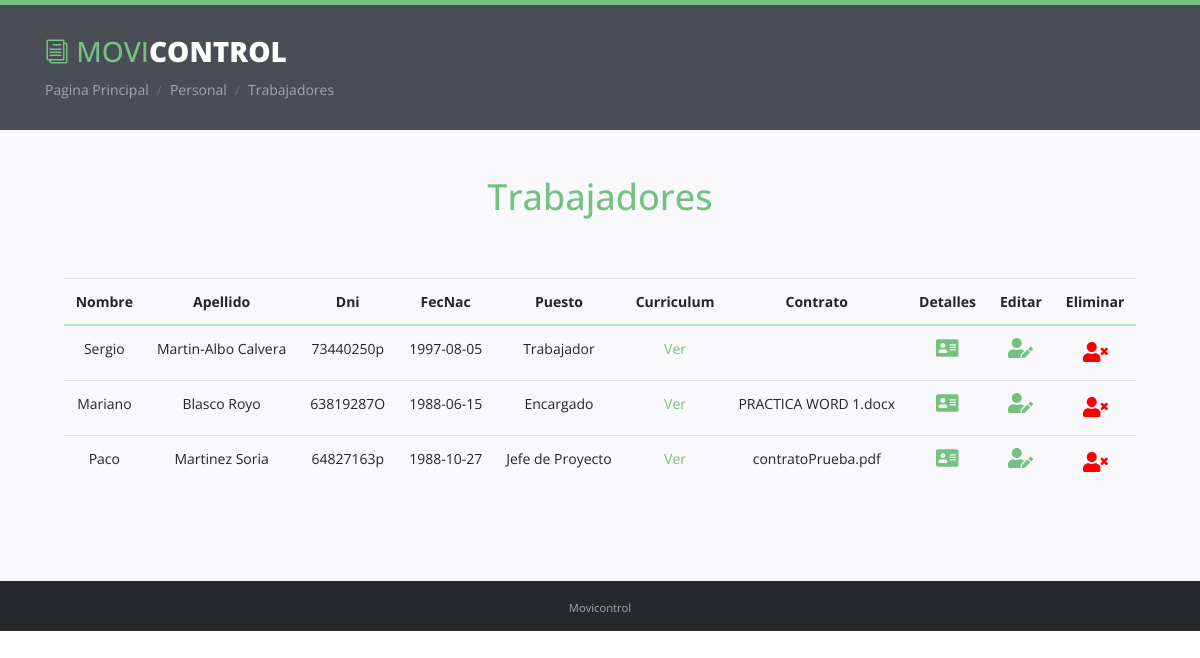
The app's page /Personal/verTrabajadores.php (signed in), older data.
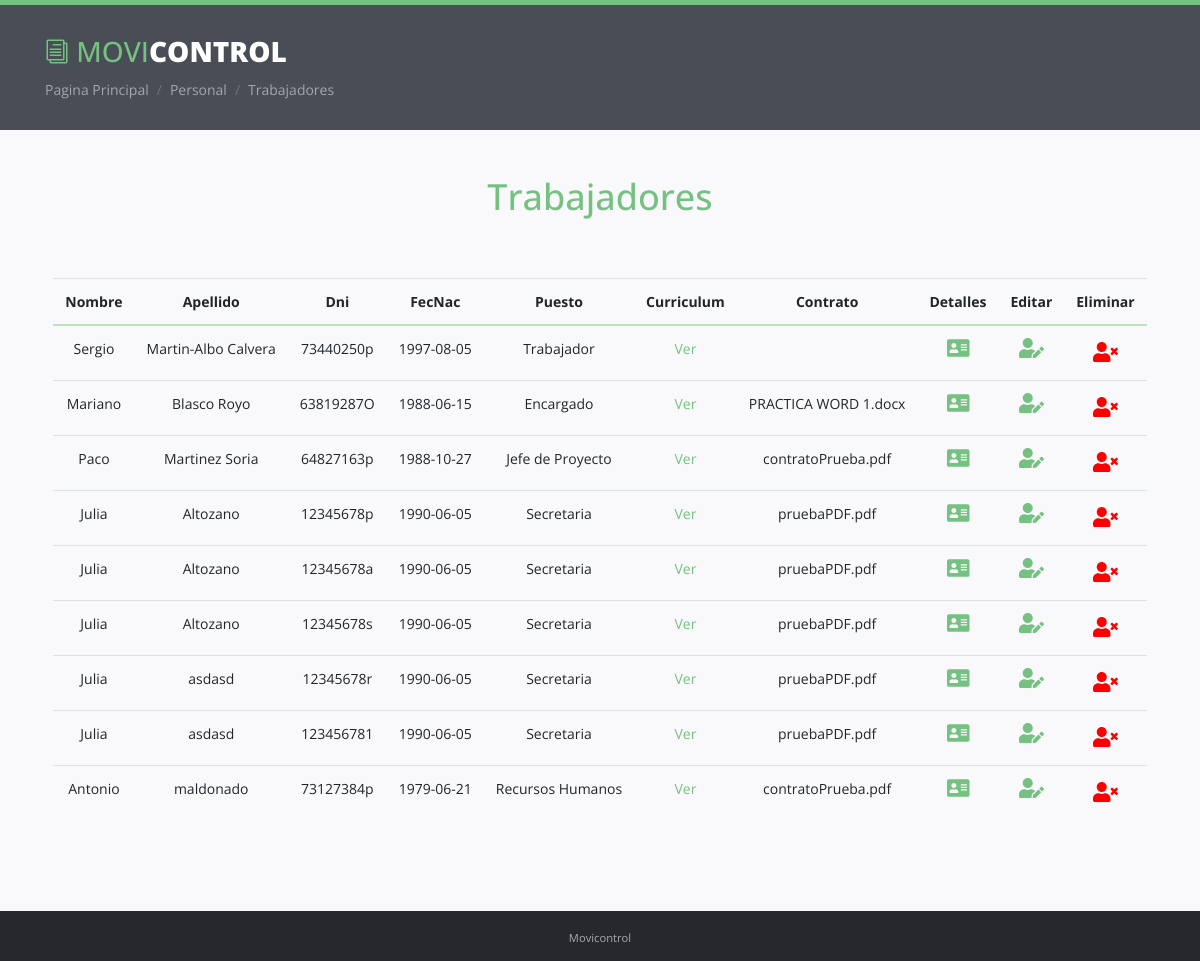
The same page, newer data.
### tables this page shows
CREATE TABLE `trabajadores` (
  `dni` varchar(9) NOT NULL,
  `nombre` varchar(20) NOT NULL,
  `apellido` varchar(60) NOT NULL,
  `telefono` varchar(9) NOT NULL,
  `fecNac` date NOT NULL,
  `password` varchar(30) NOT NULL,
  `idPuesto` int(11) NOT NULL,
  `curriculum` text NOT NULL,
  `contrato` text NOT NULL
);

CREATE TABLE `puestos` (
  `idPuesto` int(11) NOT NULL,
  `puesto` varchar(40) NOT NULL
);

### Personal/verTrabajadores.php (the view, shortened to what this page needs)
<?php
include("../conexion.php");
?>
<!DOCTYPE html>
<html lang="en">
<head>
    <link rel="stylesheet" href="../assets/plugins/bootstrap/css/bootstrap.min.css">
    <link rel="stylesheet" href="../assets/plugins/prism/prism.css">
    <link rel="stylesheet" href="../assets/plugins/lightbox/dist/ekko-lightbox.css">
    <link rel="stylesheet" href="../assets/plugins/elegant_font/css/style.css">
    <link id="theme-style" rel="stylesheet" href="../assets/css/styles.css">
</head>
<body class="body-green">
        <header id="header" class="header">
            <div class="container">
                <div class="branding">
                    <h1 class="logo">
                        <a href="index.html">
                            <span aria-hidden="true" class="icon_documents_alt icon"></span>
                            <span class="text-highlight">Movi</span><span class="text-bold">Control</span>
                        </a>
                    </h1>
                </div>
                <ol class="breadcrumb">
                    <li class="breadcrumb-item"><a href="../principal.html">Pagina Principal</a></li>
                    <li class="breadcrumb-item"><a href="../personal.html">Personal</a></li>
                    <li class="breadcrumb-item active">Trabajadores</li>
                </ol>
            </div>
        </header>
        <div class="doc-wrapper">
            <div class="container">
                <div id="doc-header" class="doc-header text-center">
                    <h1 class="doc-title">Trabajadores</h1>
                </div>
                <div class="doc-body row justify-content-md-center">
                    <div class="doc-content ">
                        <div class="content-inner">
                            <section id="dashboards" class="doc-section">
                                <div class="section-block">
                                    <div>
                                        <?php
                                             $sql = "SELECT t.nombre,t.apellido,t.dni, t.fecNac, p.puesto, t.curriculum, t.contrato FROM trabajadores as t, puestos as p WHERE t.idPuesto = p.idPuesto";
                                              $registros=mysqli_query($conexion,$sql);
                                         ?>
                                    <table class="table  table-inverse table-hover >" >
                                        <thead align="center">
                                            <tr>
                                                <th>Nombre</th>
                                                <th>Apellido</th>
                                                <th>Dni</th>
                                                <th>FecNac</th>
                                                <th>Puesto</th>
                                                <th>Curriculum</th>
                                                <th>Contrato</th>
                                                <th>Detalles</th>
                                                <th>Editar</th>
                                                <th>Eliminar</th>
                                            </tr>
                                        </thead>
                                        <tbody align="center">
                                            <?php
                                            while ($linea=mysqli_fetch_array($registros)) {
                                            ?>
                                                <tr >
                                                    <td><?php echo $linea['nombre']; ?></td>
                                                    <td><?php echo $linea['apellido']; ?></td>
                                                    <td><?php echo $linea['dni']; ?></td>
                                                    <td><?php echo $linea['fecNac']; ?></td>
                                                    <td><?php echo $linea['puesto']; ?></td>
                                                    <td><a href="verCurriculumm.php?dni=<?php echo $linea['dni'] ?>">Ver</a></td>
                                                    <td><?php echo $linea['contrato']; ?></td>
                                                    <td>
                                                        <a href="detTrabajador.php?dni=<?php echo $linea['dni'] ?>">
                                                            <div class="icon-holder">
                                                                <i class="fas fa-address-card" style="font-size: 20px"></i>
                                                            </div>
                                                        </a>
                                                    </td>
                                                    <td>
                                                        <a href="trabajadores/editTrabajador.php?dni=<?php echo $linea['dni'] ?>">
                                                             <div class="icon-holder">
                                                                <i class="fas fa-user-edit" style="font-size: 20px"></i>
                                                            </div>
                                                        </a>
                                                    <td>
                                                        <a href="delTrabajador.php?dni=<?php echo $linea['dni'] ?>">
                                                            <div class="icon-holder" style="color:red; font-size: 20px">
                                                                <i class="icon fas fa-user-times"></i>
                                                            </div>
                                                        </a>
                                                    </td>
                                                </tr>
                                                <?php
                                                }
                                                ?>
                                        </tbody>
                                    </table>
                                    </div>
                                </div>
                            </section>
                        </div>
                    </div>
                </div>
            </div>
        </div>
    <footer id="footer" class="footer text-center">
        <div class="container">
            <small class="copyright">Movicontrol</small>
        </div>
    </footer>
</body>
</html>

### assets/css/styles.css (style rules this page uses)
body { font-family: 'Open Sans', arial, sans-serif; color: #494d55; font-size: 14px; -webkit-font-smoothing: antialiased; -moz-osx-font-smoothing: grayscale; }
html, body { height: 100%; }
.footer { height: 50px; }
a { color: #3aa7aa; -webkit-transition: all 0.4s ease-in-out; -moz-transition: all 0.4s ease-in-out; -ms-transition: all 0.4s ease-in-out; -o-transition: all 0.4s ease-in-out; }
.header { background: #494d55; color: rgba(255, 255, 255, 0.85); border-top: 5px solid #40babd; padding: 30px 0; }
.header a { color: #fff; }
.header .container { position: relative; }
.branding { text-transform: uppercase; margin-bottom: 10px; }
.branding .logo { font-size: 28px; margin-top: 0; margin-bottom: 0; }
.branding .logo a { text-decoration: none; }
.branding .text-highlight { color: #40babd; }
.body-green .branding .text-highlight { color: #75c181; }
.branding .text-bold { font-weight: 800; color: #fff; }
.branding .icon { font-size: 24px; color: #40babd; }
.body-green .branding .icon { color: #75c181; }
.breadcrumb { background: none; margin-bottom: 0; padding: 0; }
.breadcrumb li { color: rgba(255, 255, 255, 0.5); }
.breadcrumb li.active { color: rgba(255, 255, 255, 0.5); }
.breadcrumb li a { color: rgba(255, 255, 255, 0.5); }
.breadcrumb > li + li:before { color: rgba(0, 0, 0, 0.4); }
.footer { background: #26282c; color: rgba(255, 255, 255, 0.6); padding: 15px 0; }
.doc-wrapper { padding: 45px 0; background: #f9f9fb; }
.doc-body { position: relative; }
.doc-header { margin-bottom: 30px; }
.doc-header .doc-title { color: #40babd; margin-top: 0; font-size: 36px; }
.body-green .doc-header .doc-title { color: #75c181; }
.doc-section { padding-top: 15px; padding-bottom: 15px; }
.section-block { padding-top: 15px; padding-bottom: 15px; }
.table > thead > tr > th { border-bottom-color: #8bd6d8; }
.body-green .table > thead > tr > th { border-bottom-color: #bbe1c1; }
.body-green .header { border-color: #75c181; }
.body-green a { color: #75c181; }

Row changes from the older to the newer data that the page shows:
added trabajadores: nombre "Julia", apellido "Altozano", dni "12345678p", fecNac "1990-06-05", idPuesto.puesto "Secretaria", contrato "pruebaPDF.pdf"
added trabajadores: nombre "Julia", apellido "Altozano", dni "12345678a", fecNac "1990-06-05", idPuesto.puesto "Secretaria", contrato "pruebaPDF.pdf"
added trabajadores: nombre "Julia", apellido "Altozano", dni "12345678s", fecNac "1990-06-05", idPuesto.puesto "Secretaria", contrato "pruebaPDF.pdf"
added trabajadores: nombre "Julia", apellido "asdasd", dni "12345678r", fecNac "1990-06-05", idPuesto.puesto "Secretaria", contrato "pruebaPDF.pdf"
added trabajadores: nombre "Julia", apellido "asdasd", dni "123456781", fecNac "1990-06-05", idPuesto.puesto "Secretaria", contrato "pruebaPDF.pdf"
added trabajadores: nombre "Antonio", apellido "maldonado", dni "73127384p", fecNac "1979-06-21", idPuesto.puesto "Recursos Humanos", contrato "contratoPrueba.pdf"
